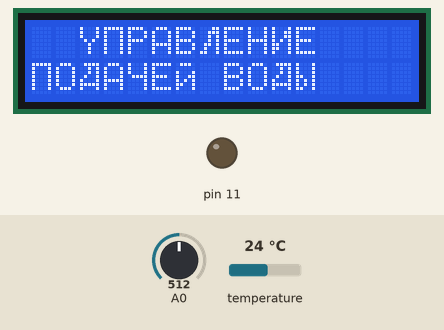
Bench run of a sketch on a simulated Arduino Uno, built with avr-gcc and run on an emulated ATmega328P. On the bench: 16×2 character LCD, output pins drawn as LEDs (lit = HIGH). The inputs (shaded band) are chosen by the test bench; at power-on: A0 = 512, temperature 24 °C. EEPROM starts erased; what the sketch prints to the serial monitor is not drawn.

Above: at 0.1 s.
4.3 s: A0 set to 212
At 4.58 s:
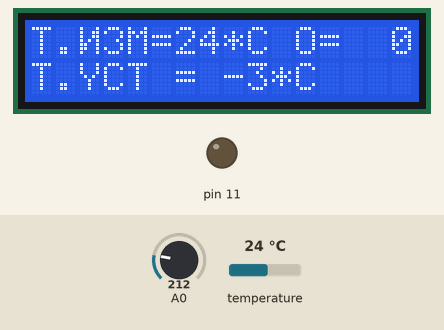
6.2 s: A0 set to 183
At 6.49 s:
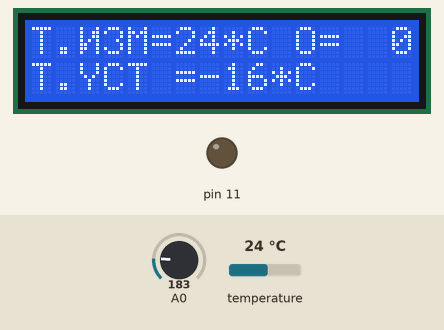
9.6 s: temperature set to 12 °C
At 10.65 s:
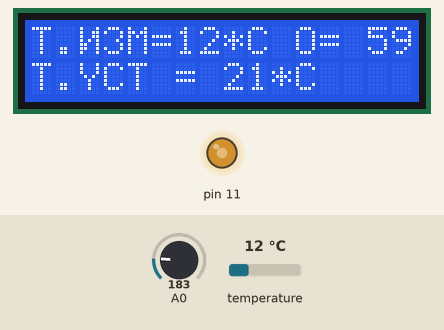
12.3 s: temperature set to 19 °C
At 12.79 s:
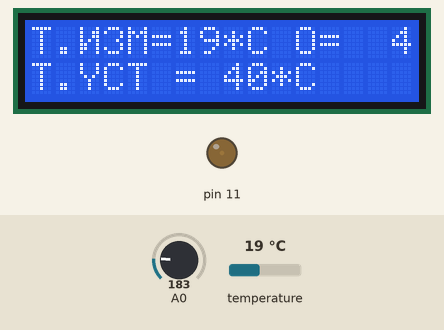
14.4 s: A0 set to 810
At 15.3 s:
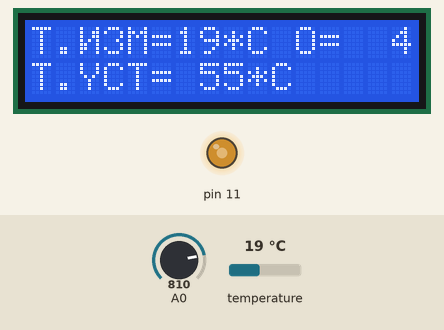
16.2 s: temperature set to 28 °C
At 19.7 s:
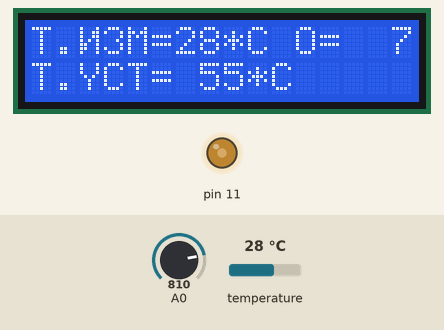
Timing chart, 0 to 23.4 s (numbered marks = the images above; inputs shaded):
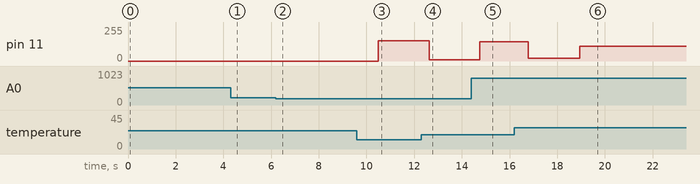

The sketch:

Water_v2.ino
```cpp
/*
 * Управление краном по температуре воды
 * Сделано ПИД регулирование.
 */
#include <OneWire.h>            //Библиотека для опроса датчика температуры
#include <LiquidCrystal.h>      //Библиотека для работы с ЖКдисплеем
#include <EEPROM.h>             //Библиотека для работы с памятью
#include <PID_v1.h>             //Библиотека для расчета воздействия

LiquidCrystal lcd(8, 9, 4, 5, 6, 7); // Подключаем экран  RS, E, D4, D5, D6, D7
OneWire ds(2);   // Подключаем датчик температуры ко 2 цифровому входуы

double ystTemper ;                            // Требуемое показание датчика температуры .
double celsium, Output;
double aggKp=4, aggKi=0.2, aggKd=1;                // Определяем агрессивные и консервативные параметры PID
double consKp=1, consKi=0.05, consKd=0.25;
                                                // Определяем указатели и другие параметры PID
PID Regul(&celsium, &Output, &ystTemper, consKp, consKi, consKd, DIRECT);

#define BTN_UP   1
#define BTN_DOWN 2
#define BTN_LEFT 3
#define BTN_RIGHT 4                         //Работа с кнопками на shield
#define BTN_SELECT 5
#define BTN_NONE 10

#define TIMER_CLOCK_FREQ 62500.0 //62.5 кГц для /256 отсчетов для 16 МГц

int outPercente;                                // Переменная для вывода мощности на вентиляторах;
double gap;

//----------------------------------------------------------------------------------------------------------------
// массив char для форматированного вывода
char Arr1[16];
char Arr[16];
//----------------------------------------------------------------------------------------------------------------
// Флаги для режима работы
int flag = 0;
int flagErr = 0;
int flagChange = 0;
int PID_per = 11;
int PID_step =0;
int R;
int flash;
byte i;
byte data[12];
byte addr[8];
double celsius;
//  float E = 0, U=0, I=0, Eprev = 0;
//  float Ki = -0.1;
//  float Kp = 5;
//  float Kd = 0.2;

//-------------------------------------------------------------------------------------------
//      Русские буквы для createChar
byte bukva_B[8]   = {B11110,B10000,B10000,B11110,B10001,B10001,B11110,B00000,}; // Буква "Б"
byte bukva_G[8]   = {B11111,B10001,B10000,B10000,B10000,B10000,B10000,B00000,}; // Буква "Г"
byte bukva_D[8]   = {B01111,B00101,B00101,B01001,B10001,B11111,B10001,B00000,}; // Буква "Д"
byte bukva_ZH[8]  = {B10101,B10101,B10101,B11111,B10101,B10101,B10101,B00000,}; // Буква "Ж"
byte bukva_Z[8]   = {B01110,B10001,B00001,B00010,B00001,B10001,B01110,B00000,}; // Буква "З"
byte bukva_I[8]   = {B10001,B10011,B10011,B10101,B11001,B11001,B10001,B00000,}; // Буква "И"
byte bukva_IY[8]  = {B01110,B00000,B10001,B10011,B10101,B11001,B10001,B00000,}; // Буква "Й"
byte bukva_L[8]   = {B00011,B00111,B00101,B00101,B01101,B01001,B11001,B00000,}; // Буква "Л"
byte bukva_P[8]   = {B11111,B10001,B10001,B10001,B10001,B10001,B10001,B00000,}; // Буква "П"
byte bukva_Y[8]   = {B10001,B10001,B10001,B01010,B00100,B01000,B10000,B00000,}; // Буква "У"
byte bukva_F[8]   = {B00100,B11111,B10101,B10101,B11111,B00100,B00100,B00000,}; // Буква "Ф"
byte bukva_TS[8]  = {B10010,B10010,B10010,B10010,B10010,B10010,B11111,B00001,}; // Буква "Ц"
byte bukva_CH[8]  = {B10001,B10001,B10001,B01111,B00001,B00001,B00001,B00000,}; // Буква "Ч"
byte bukva_Sh[8]  = {B10101,B10101,B10101,B10101,B10101,B10101,B11111,B00000,}; // Буква "Ш"
byte bukva_Shch[8]= {B10101,B10101,B10101,B10101,B10101,B10101,B11111,B00001,}; // Буква "Щ"
byte bukva_Mz[8]  = {B10000,B10000,B10000,B11110,B10001,B10001,B11110,B00000,}; // Буква "Ь"
byte bukva_IYI[8] = {B10001,B10001,B10001,B11001,B10101,B10101,B11001,B00000,}; // Буква "Ы"
byte bukva_Yu[8]  = {B10010,B10101,B10101,B11101,B10101,B10101,B10010,B00000,}; // Буква "Ю"
byte bukva_Ya[8]  = {B01111,B10001,B10001,B01111,B00101,B01001,B10001,B00000,}; // Буква "Я"
byte bukva_O[8]  = {B00000,B00000,B00000,B00000,B00000,B00000,B00000,B00000,}; // Нулевой символ

//----------------------------------------------------------------------------------------------------------------
//Возвращает значение времени которое необходимо установить в TCNT1 вовремя работы ISR
// Использование смотри ниже
unsigned char timerLoadValue;
unsigned char SetupTimer2(float timeoutFrequency) {
  unsigned char result;                             //Значение загружаемое в таймер для управления таймером
  //Вычисление загружаемого времени
  result= (int)((257.0-(TIMER_CLOCK_FREQ/timeoutFrequency))+0.5); //0.5 для округления;
  //Именно 257. Должно быть 256 но с 257 более точнее.
  TCCR1A = 0;
  TCCR1B = 1<<CS12 | 0<<CS11 | 0<<CS10;//256 prescaller        // TCCR2B = 1<<CS22 | 1<<CS21 | 0<<CS20;//256 отсчетов так более короткие режимы
  //Включить прерывание по таймеру
  TIMSK1 = 1<<TOIE1;
  //Загрузка времени для первого цикла
  TCNT1=result;

  return(result);
}

//-------------------------------------------------------------------------------------------------
//-------------------------------------------------------------------------------------------------
// Определяем какая кнопка нажата

int detectButton() {
  delay(50);
  int keyAnalog =  analogRead(A0);
  delay(50);
  if (keyAnalog < 100) {
    // Значение меньше 100 – нажата кнопка right
    return BTN_RIGHT;
  } else if (keyAnalog < 200) {
    // Значение больше 100 (иначе мы бы вошли в предыдущий блок результата сравнения, но меньше 200 – нажата кнопка UP
    return BTN_UP;
  } else if (keyAnalog < 400) {
    // Значение больше 200, но меньше 400 – нажата кнопка DOWN
    return BTN_DOWN;
  } else if (keyAnalog < 600) {
    // Значение больше 400, но меньше 600 – нажата кнопка LEFT
    return BTN_LEFT;
  } else if (keyAnalog < 800) {
    // Значение больше 600, но меньше 800 – нажата кнопка SELECT
    return BTN_SELECT;
  } else {
    // Все остальные значения (до 1023) будут означать, что нажатий не было
    return BTN_NONE;
  }
}

//---------------------------------------------------------------------------------
// Вывод сообщений на экран
void printDisplay(String message,String message1){
 // Serial.println(message);
  lcd.clear();
  lcd.setCursor(0, 0);
  lcd.print(message);
  lcd.setCursor(0, 1);
  lcd.print(message1);
}

//--------------------------------------------------------------------------------------------------------------------
//Обработка прерываний по таймеру timer1
ISR(TIMER1_OVF_vect) {

  noInterrupts(); // Отключаем обработку прерываний

if (flag ==0){
  flag = 1;
  R = ds.reset();
  if (R == 1){
    flagErr = 0;
    ds.write(0xCC);
    ds.write(0x44, 1);        // Запуск измерения температуры
  }
    else {
      flagErr = 1;
    }
 }
  else {
    flag = 0;
    R = ds.reset();
    if (R ==1){
      flagErr = 0;
      ds.write(0xCC);
      ds.write(0xBE);         // Читаем память датчика
      for ( i = 0; i < 9; i++) {
        data[i] = ds.read();
      }
      int16_t raw = (data[1] << 8) | data[0];     // датчик может быть настроен на разную точность, выясняем её
      byte cfg = (data[4] & 0x60);
      if (cfg == 0x00) raw = raw & ~7;            // точность 9-разрядов, 93,75 мс
        else if (cfg == 0x20) raw = raw & ~3;     // точность 10-разрядов, 187,5 мс
        else if (cfg == 0x40)raw = raw & ~1;      // точность 11-разрядов, 375 мсelse if (cfg == 0x40)
      // преобразование показаний в градусы Цельсия
      celsius = (float)raw * 0.0625 ; // Под мой датчик коэффициент 0.5
      PID_step = 1;
      flagChange = 1;
    }
  }

  TCNT1=timerLoadValue;
  timerLoadValue=SetupTimer2(1);

  interrupts();   //Включаем обработку прерываний обратно
}

void setup() {

  Regul.SetMode(AUTOMATIC);  //Запускаем ПИД

  EEPROM.get(1,flash);                 //Читаем записанную ттемпературу
  if (flash > 100) flash = 25;         // Если записано что то то непонятное то устанавливаем значение равное 25
  ystTemper = flash;
  lcd.begin(16, 2);                    //Инициализируем экран
  Serial.begin(9600);                  // Инициализируем RS
  //----------------------Прописываем буквы использующиеся в приветствии------------------------
  lcd.createChar(1,bukva_P );
  lcd.createChar(2,bukva_L );
  lcd.createChar(3,bukva_I);
  lcd.createChar(4,bukva_D );
  lcd.createChar(5,bukva_CH );
  lcd.createChar(6,bukva_IY );
  lcd.createChar(7,bukva_IYI );
  lcd.setCursor(2, 0);
  lcd.print("Y\1PAB\2EH\3E");
  lcd.setCursor(0, 1);
  lcd.print("\1O\4A\5E\6 BO\4\7");
  delay(3000);
  lcd.clear();
 //----------------------Выводим что считали из памяти и запускаем таймер---------------------
  Serial.print("flash = ");
  Serial.println(flash);

  timerLoadValue=SetupTimer2(1);
}

void loop() {

  lcd.createChar(1,bukva_I );
  lcd.createChar(2,bukva_Z );

  int button = detectButton();

  switch (button) {
    case BTN_UP:
      if(flagErr == 0) {
        ystTemper+=1;
        sprintf (Arr1, "T.\1\2M=%2d*C O=%3d",(int)celsium,(int)outPercente );
        sprintf (Arr,  "T.YCT =%3d*C",(int)ystTemper );
      printDisplay(Arr1,Arr);
      }
      break;
    case BTN_DOWN:
      if (flagErr == 0){
      ystTemper-=1;
      sprintf (Arr1, "T.\1\2M=%2d*C O=%3d",(int)celsium,(int)outPercente );
      sprintf (Arr,  "T.YCT =%3d*C",(int)ystTemper );
      printDisplay(Arr1,Arr);
      }
      break;
    case BTN_LEFT:
     // printDisplay("LEFT","LEFT");
      break;
    case BTN_RIGHT:
    //  printDisplay("RIGHT","RIGHT");
      break;
    case BTN_SELECT:
     // printDisplay("SELECT","SELECT");
      break;
    default:
      //printDisplay("Press any key");
      if ((flagErr ==0)&&(flagChange == 1)){
        sprintf (Arr1, "T.\1\2M=%2d*C O=%3d",(int)celsium,(int)outPercente );
        sprintf (Arr,  "T.YCT=%3d*C",(int)ystTemper );
        printDisplay(Arr1,Arr);
        flagChange = 0;
      }
      break;
  }

 if (flash != ystTemper){
     flash = ystTemper;
     TIMSK1 = 0<<TOIE1;//Выключить прерывание по таймеру
     EEPROM.put(1,flash);
     TIMSK1 = 1<<TOIE1;//Включить прерывание по таймеру
     Serial.print("Put_flash = ");
     Serial.println(flash);
  }
   if (flagErr ==1){
    lcd.createChar(6,bukva_P );
    lcd.createChar(3,bukva_Mz);
    lcd.createChar(4,bukva_D );
    lcd.createChar(5,bukva_CH );
    lcd.setCursor(0, 0);
    lcd.print("HE\1C\6PABHOCT\3   ");
    lcd.setCursor(0, 1);
    lcd.print("\4AT\5\1KA!!!      ");
    //analogWrite(11,0);      //Выключаем ШИМ   или  может быть установить Т = Т_среднее + сообщение об ошибке датчика
   }

/*
//*** вычисление воздействия *****
//***----------------------*******
if (PID_step == 1)
{
E = celsium - ystTemper;
U = I + Ki * E;               // интегральный коэффициент
I = U;

U += Kp * E;                  // пропорциональный коэффициент

U += Kd * (E - Eprev);        // дифференциальный коэффициент
Eprev = E;

PID_step = 0;
     Serial.print("E = ");
     Serial.println(E);
     Serial.print("U = ");
     Serial.println(U);
}

//***----------------------*******

*/

    if ((PID_step == 1)&&(flagErr == 0)){                        //

        celsium = celsius;
        gap = abs(ystTemper-celsium);         // Разность с желаемой температурой
        if(gap<5) {                            // Мы недалеко и используем консервативные параметры;
            Regul.SetTunings(consKp, consKi, consKd);
        }
        else {                                // Мы далеко, используем агрессивные параметры;
            Regul.SetTunings(aggKp, aggKi, aggKd);
        }

        Regul.Compute();
        analogWrite(11,Output);      //Включаем ШИМ
        //   Serial.print(Output);
        //   Serial.println(" = Output");
        outPercente = (byte)(Output/255*100);// Считаем в процентах мощность вывода ШИМ;
        //   lcd.setCursor(12,0);                    // Печатаем на ЖК;
        //   lcd.print("O=    ");
        //   lcd.setCursor(14,0);
        //   lcd.print(outPercente);
        //   lcd.print("%");
        //     Serial.print("Delta_T ");
        //     Serial.println(gap);
        PID_step = 0;
      }

}
```

Measured:
- after the input at 4.3 s, the display: first changes after 0.12 s (image 1 shows a later state)
- after the input at 9.6 s, pin 11: 0/255 → 152/255 after 0.89 s
- after the input at 12.3 s, pin 11: 152/255 → 10/255 after 0.33 s
- after the input at 14.4 s, pin 11: 10/255 → 145/255 after 0.34 s
